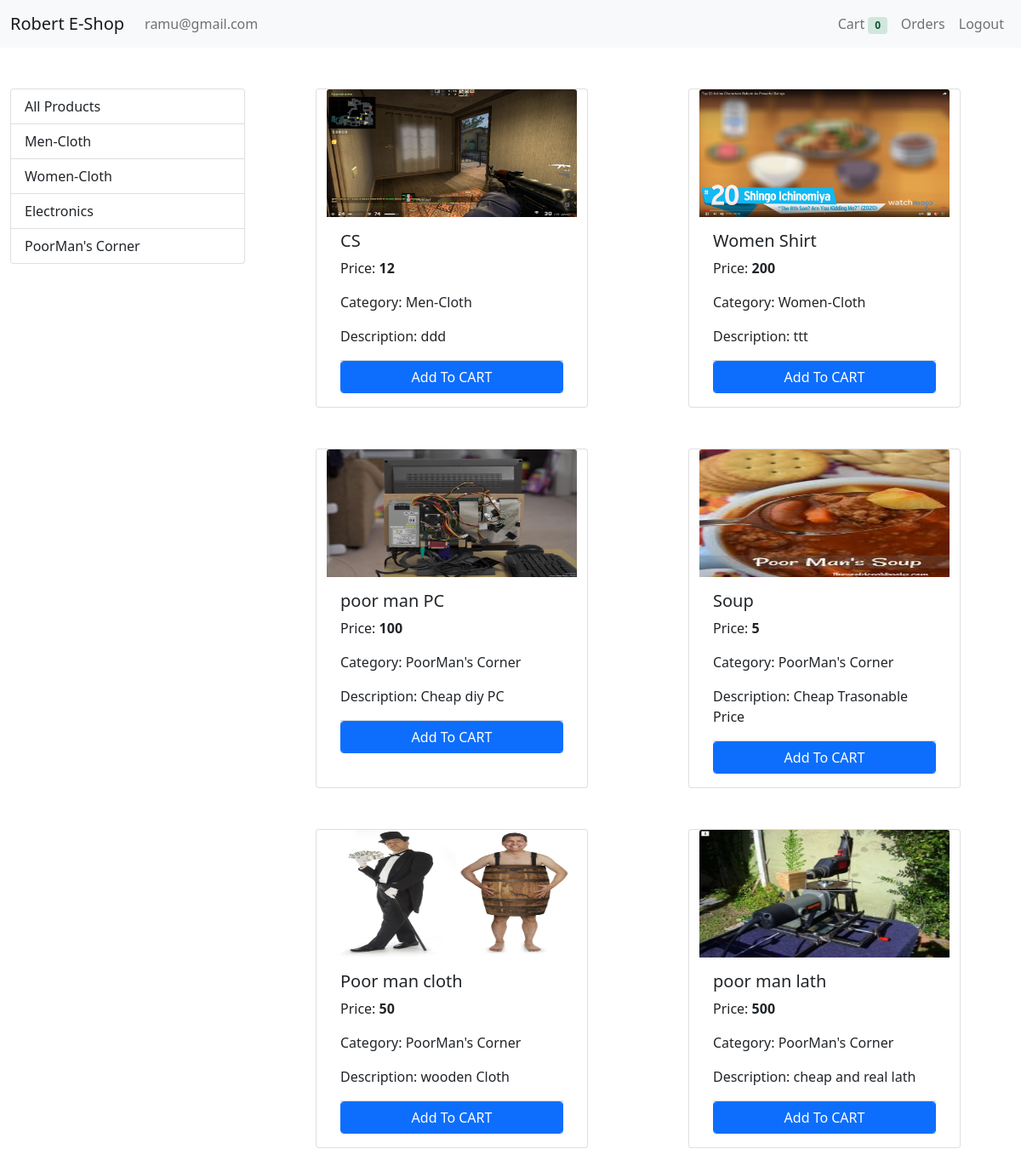
The page / (signed in) on the database its author committed.
### ecomapp/models/category.py (models this page shows)
class Category(models.Model):
    cate_name = models.CharField(max_length= 50)
    @staticmethod
    def get_all_categories():
        return Category.objects.all()
    def __str__(self):
        return self.cate_name

### ecomapp/models/product.py (models this page shows, shortened)
class Product(models.Model):
    prod_name = models.CharField(max_length= 50)
    prod_price = models.IntegerField(default=0)
    prod_category=models.ForeignKey(Category, on_delete=models.CASCADE, default=1)
    prod_description = models.CharField(max_length=200,default="",null=True,blank=True)
    prod_image = models.ImageField(upload_to='uploads/products/')
    @staticmethod
    def get_all_product():
        return Product.objects.all()

### ecomapp/views.py (the view, shortened to what this page needs)
# urls.py: path('', Index.as_view(), name='index'),
class Index(View):
    def get(self, request):
        cart = request.session.get('cart')
        if not cart:
            request.session['cart'] = {}
        products = None
        categories = Category.get_all_categories()
        categoryID = request.GET.get('category')
        print(categoryID)
        if categoryID:
            products = Product.get_all_product_by_category_id(categoryID)
        else:
            products = Product.get_all_product()
        data = {}
        data['products'] = products
        data['categories'] = categories
        print(request.session.get('email'))
        return render(request, "index.html", data)

### ecomapp/templatetags/cart.py (called while the page is built)
@register.filter(name='is_in_cart')
def is_in_cart(product,cart):
    keys = cart.keys()
    val = cart.values()
    for id in keys:
        if int(id) == product.id:
            return True
    print('kkkk',product,keys,cart,val)
    return False

### ecomapp/templates/index.html (shortened to what this page needs)
{% extends 'base.html' %}
{% block content %}
{% load cart %}
<div class="container-fluid mt-5">
    <div class="row">
        <div class="col-lg-3 mx-auto">
            <div class="list-group">
                <a href="/" class="list-group-item list-group-item-action">All Products</a>
                {% for category in categories %}
                <a href="/?category={{category.id}}" class="list-group-item list-group-item-action">{{category.cate_name}}</a>
                {% endfor %}
            </div>
        </div>
        <div id="products" class="col-lg-9 mx-auto">
            <div class='row mx-auto'>
                {% for i in products %}
                <div class="card mx-auto mb-5" id={{i.id}} style="width: 20rem;">
                    <img style="height: 150px;" src="{{i.prod_image.url}}" class="card-img-top" alt="...">
                    <div class="card-body">
                        <h5 class="card-title">{{i.prod_name}}</h5>
                        <p class="card-text">Price: <b>{{i.prod_price}}</b></p>
                        <p class="card-text">Category: {{i.prod_category}}</p>
                        <p class="card-text">Description: {{i.prod_description}}</p>
                        <div class="card-footer p-0 no-gutters">
                            {% if i|is_in_cart:request.session.cart %}
                            <div class="row">
                                <form action="/#{{i.id}}" method="post" class="col-2">
                                    {% csrf_token %}
                                    <input hidden type="text" name='product' value="{{i.id}}">
                                    <input hidden type="text" name='remove' value="True">
                                    <input type="submit" value="-" class="btn btn-block btn-success">
                                </form>
                                <div class="text-center col">{{i|cart_quantity:request.session.cart}} in cart</div>
                                <form action="/#{{i.id}}" method="post" class="col-2">
                                    {% csrf_token %}
                                    <input hidden type="text" name='product' value="{{i.id}}">
                                    <input type="submit" value="+" class="btn btn-block btn-success">
                                </form>
                            </div>
                            {% else %}
                            <form action="/#{{i.id}}" method="POST" class="btn-block">
                                <input type='submit' class="float-right btn btn-primary btn-block form-control"
                                       value="Add To CART">
                            </form>
                            {% endif %}
                        </div>
                    </div>
                </div>
                {% endfor %}
            </div>
        </div>
    </div>
</div>
{% endblock %}

### rows shown on the page
Category: cate_name "Men-Cloth"
Category: cate_name "Women-Cloth"
Category: cate_name "Electronics"
Category: cate_name "PoorMan's Corner"
Product: prod_image (picture), prod_name "CS", prod_price "12", prod_category "Men-Cloth", prod_description "ddd"
Product: {{ i.id }} 2 (drawn), prod_image (picture), prod_name "Women Shirt", prod_price "200", prod_category "Women-Cloth", prod_description "ttt"
Product: prod_image (picture), prod_name "poor man PC", prod_price "100", prod_category "PoorMan's Corner", prod_description "Cheap diy PC"
Product: prod_image (picture), prod_name "Soup", prod_price "5", prod_category "PoorMan's Corner", prod_description "Cheap Trasonable Price"
Product: prod_image (picture), prod_name "Poor man cloth", prod_price "50", prod_category "PoorMan's Corner", prod_description "wooden Cloth"
Product: prod_image (picture), prod_name "poor man lath", prod_price "500", prod_category "PoorMan's Corner", prod_description "cheap and real lath"

### other values the page prints
{{ request.session.email }} "ramu@gmail.com"
{{ request.session.cart.keys|length }} "0"
